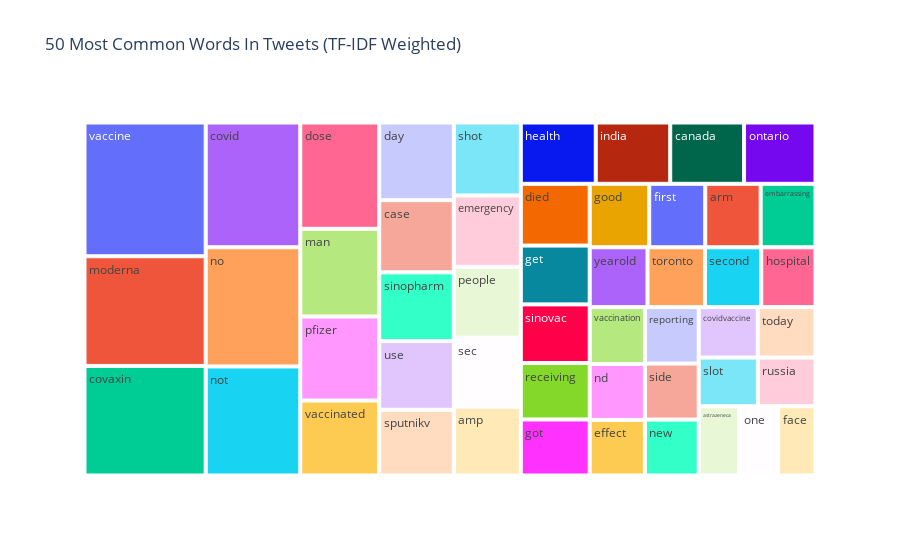

The cell this chart's notebook holds for it:
### Code cell
ut.common_words(negative_tweets, 50)

### Figure 1 — Plotly figure (JSON) as saved in the notebook; plotly's stock layout.template omitted (floating-point values rounded to 4 significant figures)
{"data": [{"branchvalues": "total", "domain": {"x": [0, 1], "y": [0, 1]}, "hovertemplate": "labels=%{label}<br>TF-IDF Score=%{value}<br>parent=%{parent}<br>id=%{id}<extra></extra>", "ids": ["amp", "arm", "astrazeneca", "canada", "case", "covaxin", "covid", "covidvaccine", "day", "died", "dose", "effect", "embarrassing", "emergency", "face", "first", "get", "good", "got", "health", "hospital", "india", "man", "moderna", "nd", "new", "no", "not", "one", "ontario", "people", "pfizer", "receiving", "reporting", "russia", "sec", "second", "shot", "side", "sinopharm", "sinovac", "slot", "sputnikv", "today", "toronto", "use", "vaccinated", "vaccination", "vaccine", "yearold"], "labels": ["amp", "arm", "astrazeneca", "canada", "case", "covaxin", "covid", "covidvaccine", "day", "died", "dose", "effect", "embarrassing", "emergency", "face", "first", "get", "good", "got", "health", "hospital", "india", "man", "moderna", "nd", "new", "no", "not", "one", "ontario", "people", "pfizer", "receiving", "reporting", "russia", "sec", "second", "shot", "side", "sinopharm", "sinovac", "slot", "sputnikv", "today", "toronto", "use", "vaccinated", "vaccination", "vaccine", "yearold"], "name": "", "parents": ["", "", "", "", "", "", "", "", "", "", "", "", "", "", "", "", "", "", "", "", "", "", "", "", "", "", "", "", "", "", "", "", "", "", "", "", "", "", "", "", "", "", "", "", "", "", "", "", "", ""], "type": "treemap", "values": [375.3, 286.7, 228.2, 368.7, 438.6, 1082.0, 961.6, 242.4, 472.0, 346.8, 683.6, 250.1, 283.7, 389.4, 211.0, 289.7, 330.2, 307.9, 314.6, 374.3, 264.6, 372.0, 564.0, 1083.0, 251.5, 245.2, 918.4, 840.5, 219.8, 356.8, 386.8, 540.1, 316.9, 247.3, 228.5, 376.8, 274.4, 398.2, 245.5, 417.8, 329.3, 234.7, 399.1, 237.1, 280.1, 417.7, 482.3, 255.8, 1321.0, 281.9]}], "layout": {"legend": {"tracegroupgap": 0}, "title": {"text": "50 Most Common Words In Tweets (TF-IDF Weighted)"}}}
